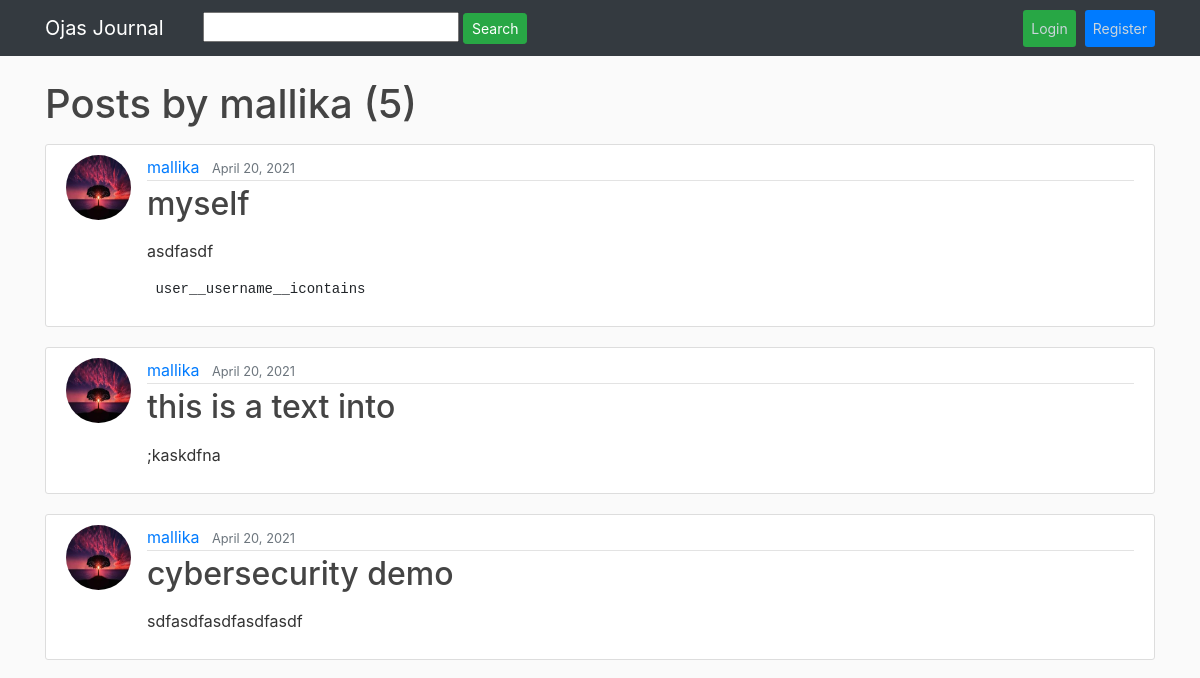
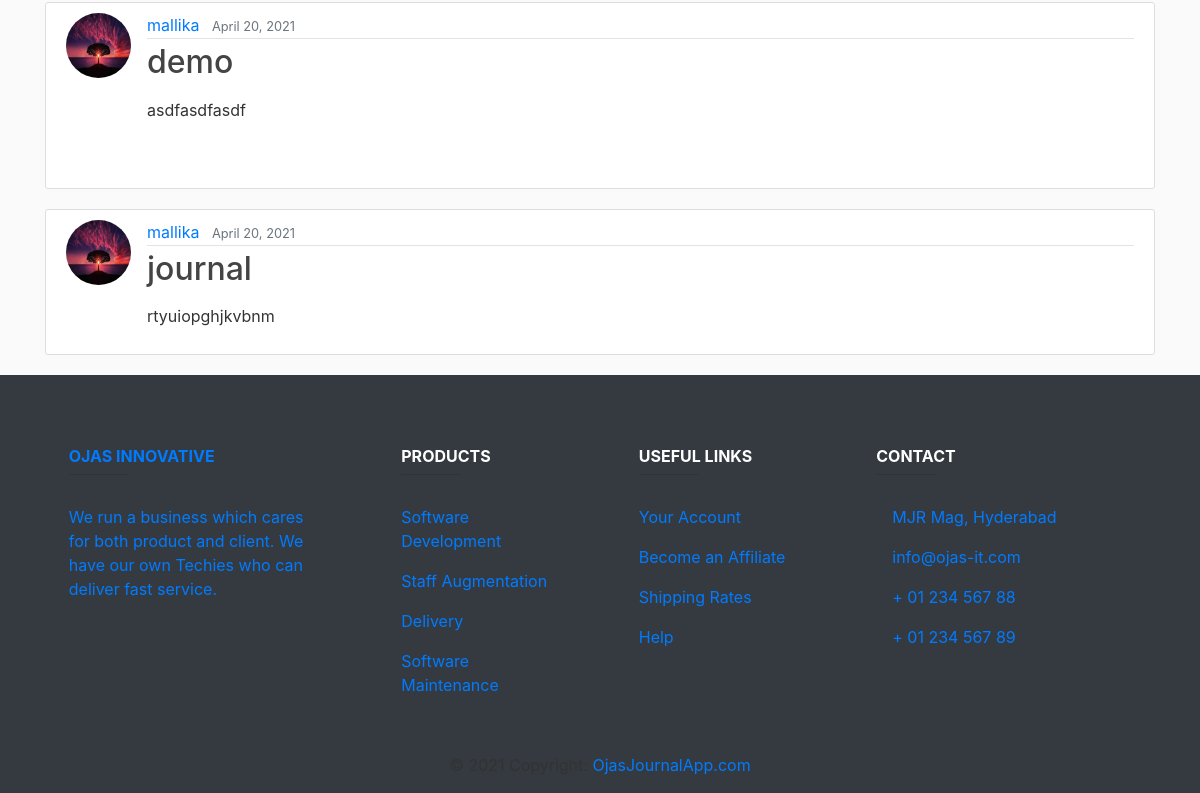
Page /user/mallika on the earlier database version (2 pictures, top to bottom).
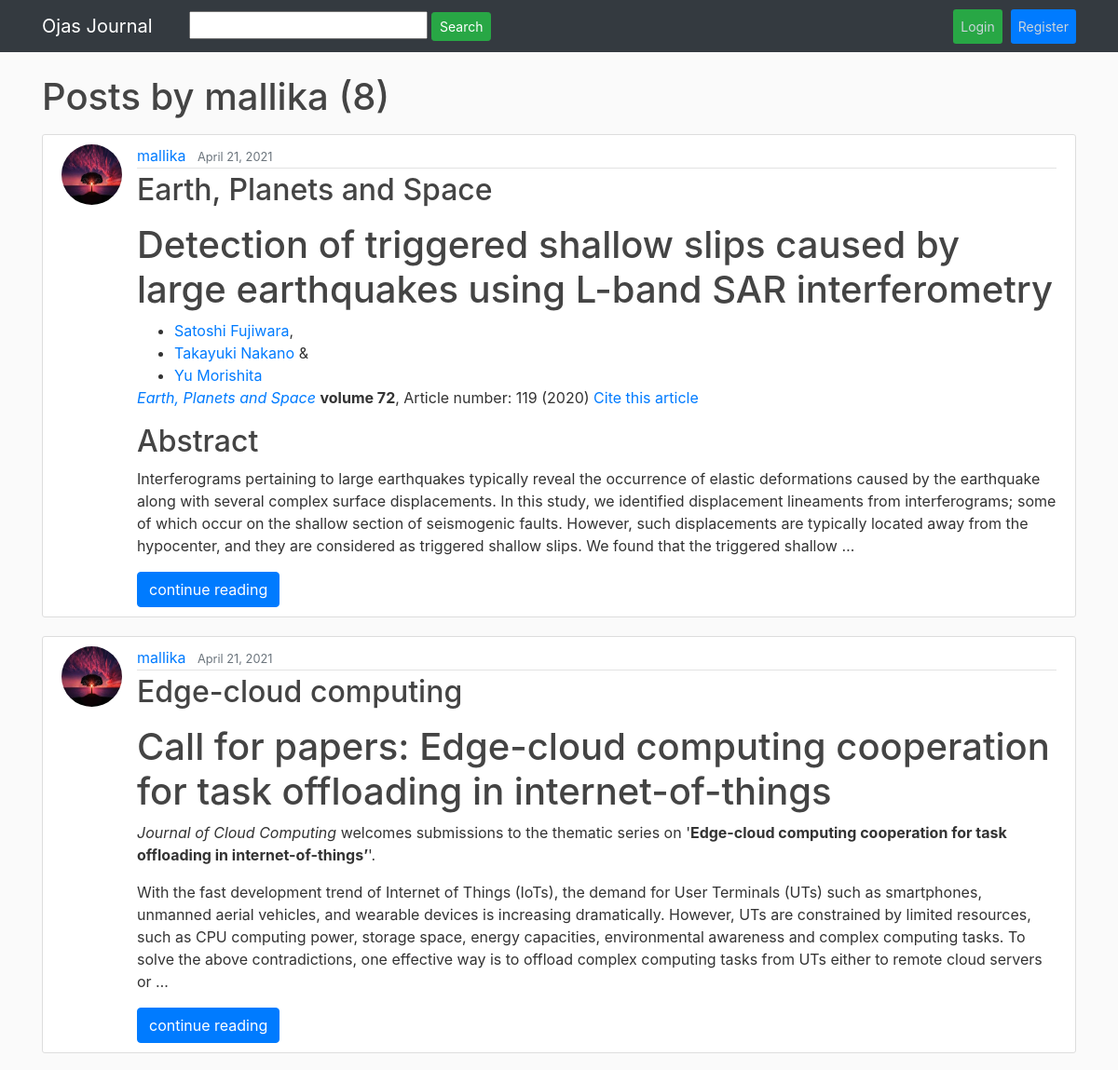
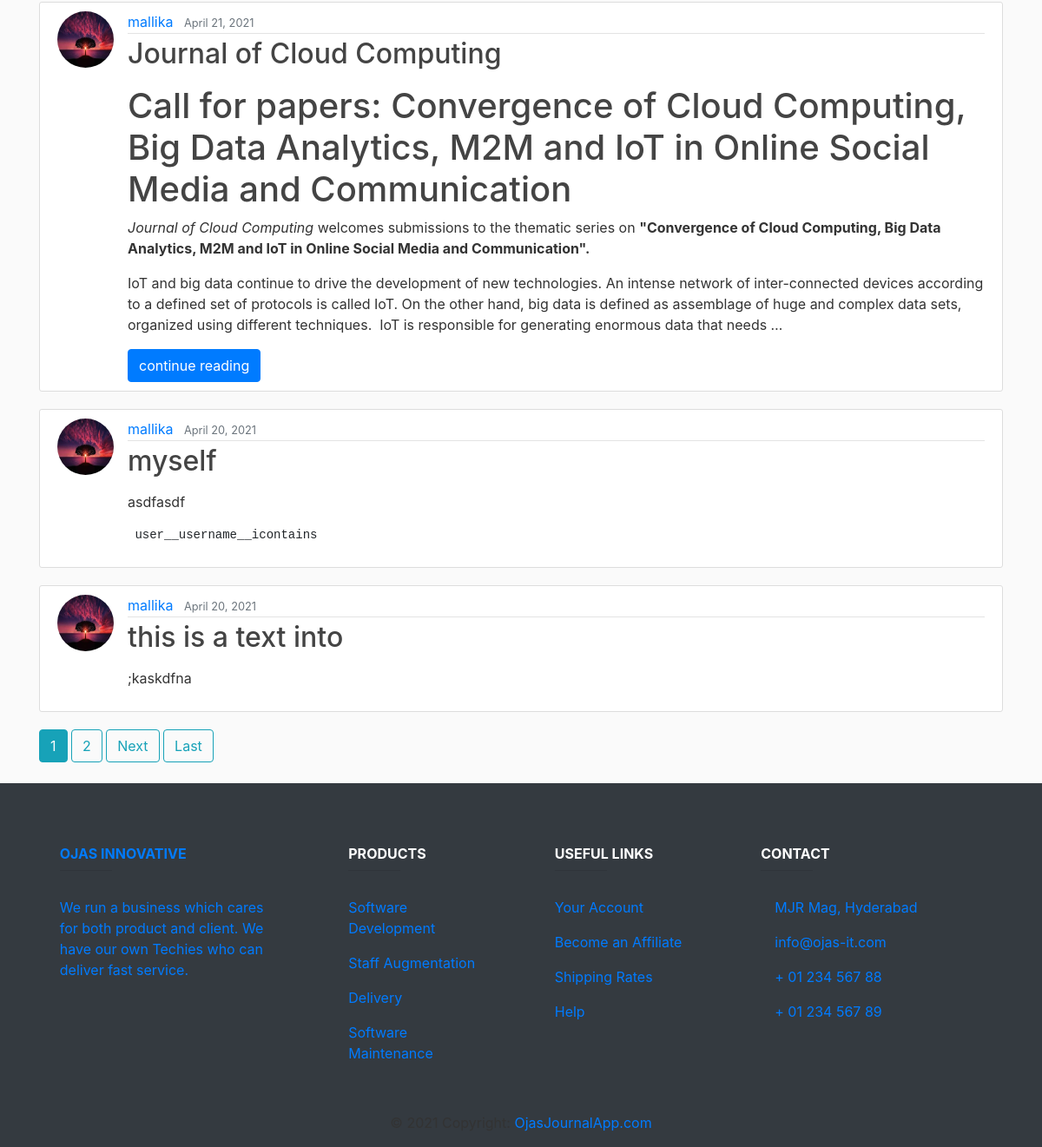
Same page on the later database version (2 pictures, top to bottom).
### journal_app/models.py (models this page shows, shortened)
class Post(models.Model):
    STATUS_DRAFT = 1
    STATUS_PUBLISHED = 2
    STATUS_ARCHIVED = 3
    STATUSES = (
        (STATUS_DRAFT, 'Draft'),
        (STATUS_PUBLISHED, 'Published'),
        (STATUS_ARCHIVED, 'Archived'),
    )
    title = models.CharField(max_length=2000)
    content = RichTextField()
    date_posted = models.DateTimeField(default=timezone.now)
    author = models.ForeignKey(User, on_delete=models.CASCADE)
    slug = models.SlugField(max_length=255, unique=True)
    tags = models.ManyToManyField(Tag, blank=True)
    created_date = models.DateTimeField(default=timezone.now)
    updated_date = models.DateTimeField(default=timezone.now)
    published_date = models.DateTimeField(default=timezone.now)
    status = models.SmallIntegerField(choices=STATUSES)

### users/models.py (models this page shows, shortened)
class Profile(models.Model):
    user = models.OneToOneField(User, on_delete=models.CASCADE)
    image = models.ImageField(default='default.jpg', upload_to='profile_pics')

### journal_app/views.py (the view)
# urls.py: path('user/<str:username>', UserPostListView.as_view(), name='user-posts'),
class UserPostListView(ListView):
    model = Post
    template_name = 'journal_app/user_posts.html'
    context_object_name = 'posts'
    paginate_by = 5
    def get_queryset(self):
        user = get_object_or_404(User, username=self.kwargs.get('username'))
        return Post.objects.filter(author=user).order_by('-date_posted')

### journal_app/templates/journal_app/user_posts.html (shortened to what this page needs)
{% extends "journal_app/base.html" %}
{% block content %}
    <h1 class="mb-3">Posts by {{ view.kwargs.username }} ({{ page_obj.paginator.count }})</h1>
    {% for post in posts %}
        <article class="media content-section">
          <img class="rounded-circle article-img" src="{{ post.author.profile.image.url }}">
          <div class="media-body">
            <div class="article-metadata">
              <a class="mr-2" href="{% url 'user-posts' post.author.username %}">{{ post.author }}</a>
              <small class="text-muted">{{ post.date_posted|date:"F d, Y" }}</small>
            </div>
            <h2><a class="article-title" href="{% url 'post-detail' post.id %}">{{ post.title }}</a></h2>
            <p class="article-content">{{ post.content|safe |truncatewords:100}}</p>
            {% if post.content|length > 100 %}
            <a href="{% url 'post-detail' post.id %}" role="button" class="btn btn-primary">{{ posts.title }} continue
              reading</a>
            {% endif %}
          </div>
        </article>
    {% endfor %}
    {% if is_paginated %}
      {% for num in page_obj.paginator.page_range %}
        {% if page_obj.number == num %}
          <a class="btn btn-info mb-4" href="?page={{ num }}">{{ num }}</a>
        {% elif num > page_obj.number|add:'-3' and num < page_obj.number|add:'3' %}
          <a class="btn btn-outline-info mb-4" href="?page={{ num }}">{{ num }}</a>
        {% endif %}
      {% endfor %}
      {% if page_obj.has_next %}
        <a class="btn btn-outline-info mb-4" href="?page={{ page_obj.next_page_number }}">Next</a>
        <a class="btn btn-outline-info mb-4" href="?page={{ page_obj.paginator.num_pages }}">Last</a>
      {% endif %}
    {% endif %}
{% endblock content %}

Differences in the rows shown:
no longer on this page (row unchanged): Post: author.profile.image (placeholder picture), author "mallika", date_posted "April 20, 2021", title "cybersecurity demo", content "sdfasdfasdfasdfasdf"
no longer on this page (row unchanged): Post: author.profile.image (placeholder picture), author "mallika", date_posted "April 20, 2021", title "demo", content "asdfasdfasdf"
no longer on this page (row unchanged): Post: author.profile.image (placeholder picture), author "mallika", date_posted "April 20, 2021", title "journal", content "rtyuiopghjkvbnm"
added Post: author.profile.image (placeholder picture), author "mallika", date_posted "April 21, 2021", title "Earth, Planets and Space", content "Detection of triggered shallow slips caused by large earthquakes using L-band SAR interferometry Satoshi Fujiwara , Takayuki Nakano & Yu Morishita Earth, Planets and Space volume 72 , Article number: 119 (2020) Cite this article Abstract Interferograms pertaining to large earthquakes typically reveal the occurrence of elastic deformations caused by the earthquake along with several complex surface displacements. In this study, we identified displacement lineaments from interferograms; some of which occur on the shallow section of seismogenic faults. However, such displacements are typically located away from the hypocenter, and they are considered as triggered shallow slips. We found that…"
added Post: author.profile.image (placeholder picture), author "mallika", date_posted "April 21, 2021", title "Edge-cloud computing", content "Call for papers: Edge-cloud computing cooperation for task offloading in internet-of-things Journal of Cloud Computing welcomes submissions to the thematic series on ' Edge-cloud computing cooperation for task offloading in internet-of-things’ '. With the fast development trend of Internet of Things (IoTs), the demand for User Terminals (UTs) such as smartphones, unmanned aerial vehicles, and wearable devices is increasing dramatically. However, UTs are constrained by limited resources, such as CPU computing power, storage space, energy capacities, environmental awareness and complex computing tasks. To solve the above contradictions, one effective way is to offload complex computing tasks…"
added Post: author.profile.image (placeholder picture), author "mallika", date_posted "April 21, 2021", title "Journal of Cloud Computing", content "Call for papers: Convergence of Cloud Computing, Big Data Analytics, M2M and IoT in Online Social Media and Communication Journal of Cloud Computing welcomes submissions to the thematic series on \"Convergence of Cloud Computing, Big Data Analytics, M2M and IoT in Online Social Media and Communication\". IoT and big data continue to drive the development of new technologies. An intense network of inter-connected devices according to a defined set of protocols is called IoT. On the other hand, big data is defined as assemblage of huge and complex data sets, organized using different techniques. IoT is responsible for generating enormous data that needs …"
Other differences:
{{ page_obj.paginator.count }}: "5" → "8"
new list line: "1"
new list line: "2"
text now shown: "Next Last"
